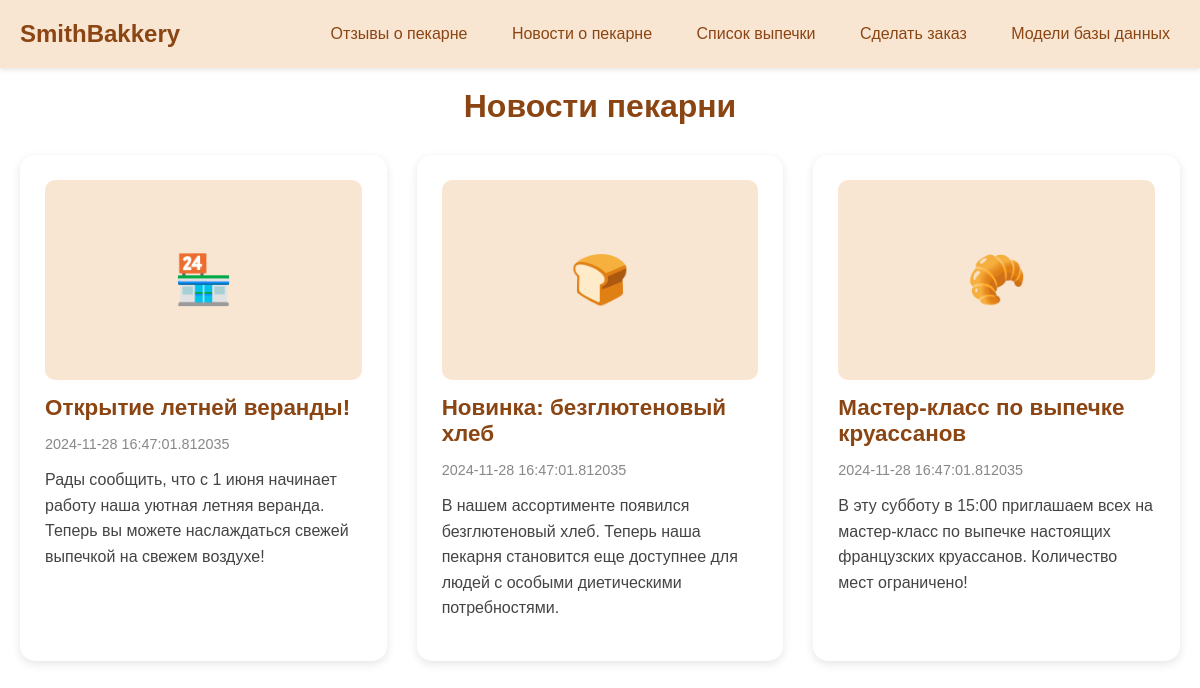
Page /news on the committed database.
### tables this page shows
CREATE TABLE news
                 (id INTEGER PRIMARY KEY AUTOINCREMENT,
                  title TEXT NOT NULL,
                  content TEXT NOT NULL,
                  date DATETIME NOT NULL,
                  image_name TEXT);

### app.py (the view)
@app.route('/news')
def news():
    conn = sqlite3.connect('new_bakery.db')
    conn.row_factory = sqlite3.Row
    c = conn.cursor()
    c.execute("SELECT * FROM news ORDER BY date DESC")
    news = c.fetchall()
    conn.close()
    return render_template('news.html', news=news, datetime=datetime)

### templates/news.html (shortened to what this page needs)
<!DOCTYPE html>
<html lang="ru">
<head>
</head>
<body>
    <div class="header">
        <a href="/" class="logo">SmithBakkery</a>
        <nav class="nav">
            <a href="/reviews" class="nav-item">Отзывы о пекарне</a>
            <a href="/news" class="nav-item">Новости о пекарне</a>
            <a href="/menu" class="nav-item">Список выпечки</a>
            <a href="/order" class="nav-item">Сделать заказ</a>
            <a href="/models" class="nav-item">Модели базы данных</a>
        </nav>
    </div>
    <div class="container">
        <h1 class="page-title">Новости пекарни</h1>
        <div class="news-grid">
            {% for item in news %}
            <article class="news-item">
                <div class="news-image">
                    {% if 'терраса' in item['title'].lower() %}🏖️
                    {% elif 'хлеб' in item['title'].lower() %}🍞
                    {% elif 'круассан' in item['title'].lower() %}🥐
                    {% else %}🏪
                    {% endif %}
                </div>
                <h2 class="news-title">{{ item['title'] }}</h2>
                <p class="news-date">{{ item['date'] | string }}</p>
                <p class="news-content">{{ item['content'] }}</p>
            </article>
            {% endfor %}
        </div>
    </div>
</body>
</html>

### templates/news.html (style rules this page uses)
* { margin: 0; padding: 0; box-sizing: border-box; font-family: Arial, sans-serif; }
.header { background-color: #f8e6d3; padding: 20px; box-shadow: 0 2px 5px rgba(0,0,0,0.1); }
.logo { color: #8b4513; font-size: 24px; font-weight: bold; text-decoration: none; }
.nav { float: right; }
.nav-item { display: inline-block; margin-left: 20px; color: #8b4513; text-decoration: none; padding: 5px 10px; border-radius: 5px; transition: background-color 0.3s; }
.container { max-width: 1200px; margin: 0 auto; padding: 20px; }
.page-title { color: #8b4513; margin-bottom: 30px; text-align: center; font-size: 2em; }
.news-grid { display: grid; grid-template-columns: repeat(auto-fill, minmax(350px, 1fr)); gap: 30px; }
.news-item { background-color: #fff; border-radius: 15px; padding: 25px; box-shadow: 0 3px 10px rgba(0,0,0,0.1); transition: transform 0.3s; }
.news-title { color: #8b4513; font-size: 1.4em; margin-bottom: 15px; font-weight: bold; }
.news-date { color: #888; font-size: 0.9em; margin-bottom: 15px; }
.news-content { color: #444; line-height: 1.6; margin-bottom: 15px; }
.news-image { width: 100%; height: 200px; object-fit: cover; border-radius: 10px; margin-bottom: 15px; background-color: #f8e6d3; display: flex; align-items: center; justify-content: center; font-size: 3em; }

### rows in the picture
news: title "Открытие летней веранды!", date "2024-11-28 16:47:01.812035", content "Рады сообщить, что с 1 июня начинает работу наша уютная летняя веранда. Теперь вы можете наслаждаться свежей выпечкой на свежем воздухе!"
news: title "Новинка: безглютеновый хлеб", date "2024-11-28 16:47:01.812035", content "В нашем ассортименте появился безглютеновый хлеб. Теперь наша пекарня становится еще доступнее для людей с особыми диетическими потребностями."
news: title "Мастер-класс по выпечке круассанов", date "2024-11-28 16:47:01.812035", content "В эту субботу в 15:00 приглашаем всех на мастер-класс по выпечке настоящих французских круассанов. Количество мест ограничено!"
